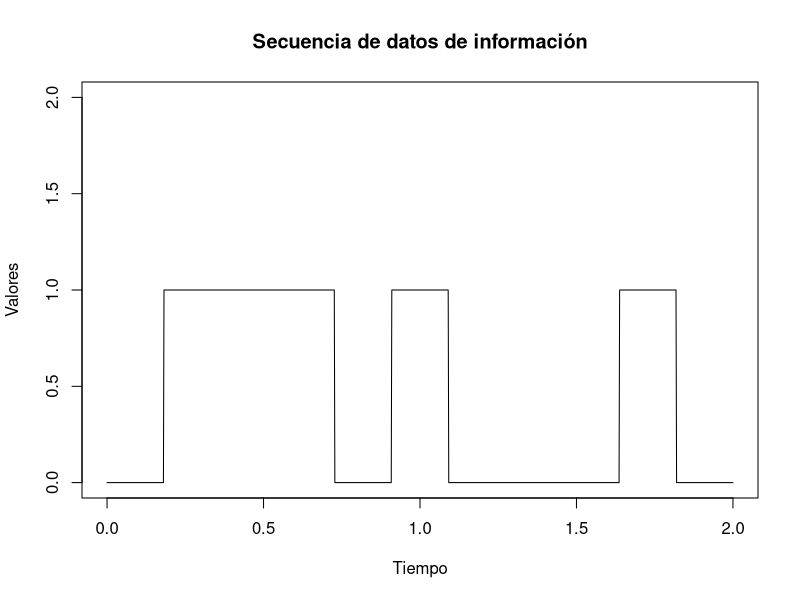
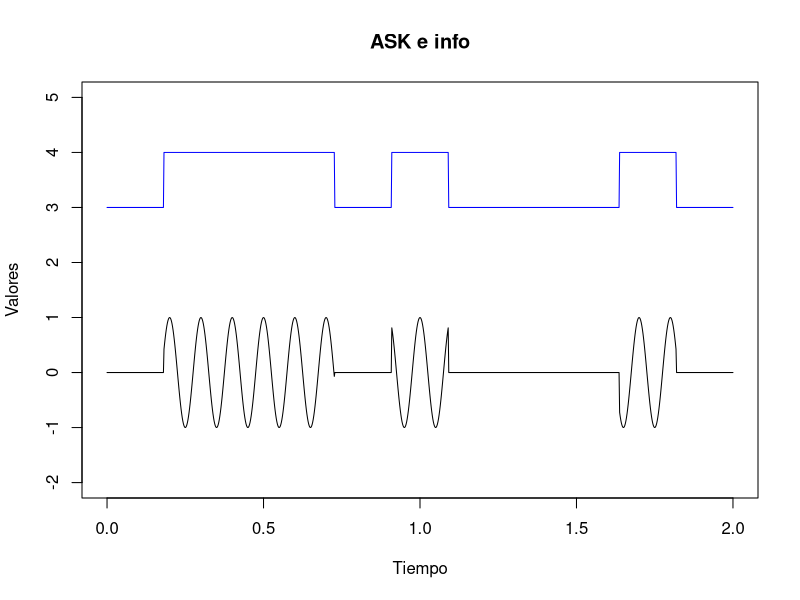
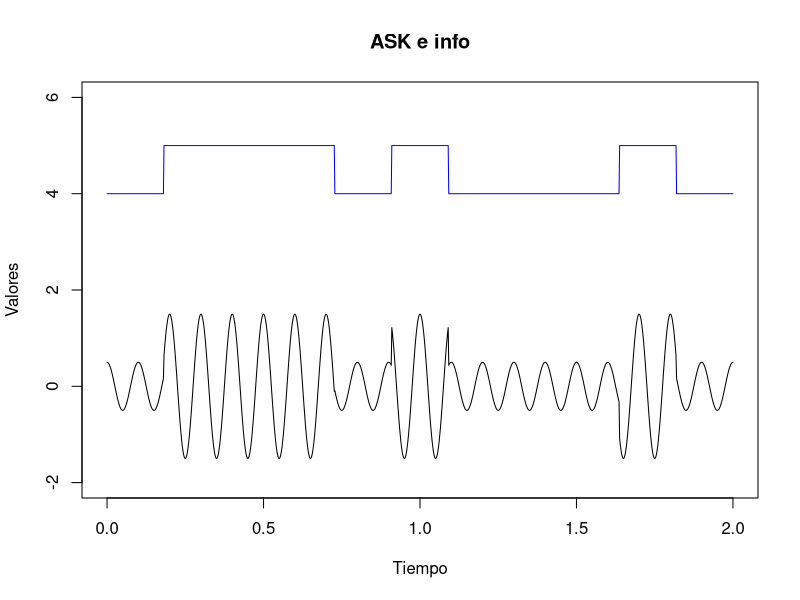

R code for these plots, in order:
## ---- chunk 1
knitr::opts_chunk$set(echo = TRUE)
## ---- chunk 2
# Información original 00110100010
# Representación gráfica
xt <- c(0,1,1,1,0,1,0,0,0,1,0)
bits <- rep(xt, each=100)
time <- seq(0,2, length=length(bits))
plot(time, bits, type = "l", main="Secuencia de datos de información", xlab="Tiempo", ylab="Valores", ylim=c(0,2))
## ---- chunk 3
xt <- c(0,1,1,1,0,1,0,0,0,1,0)         # Se generan los códigos
# Ahora se codifica de acuerdo a la regla descrita arriba
bits <- rep(xt, each=100)              
time <- seq(0,2, length=length(bits))  # Se genera el tiempo (puede ser cualquiera).
ask <- ifelse(bits==0, 0, cos(20*pi*time)) # Se genera la señal ASK
plot(time,bits+3,type="l",main="ASK e info", xlab="Tiempo", ylab="Valores", ylim=c(-2,5),col="blue")
lines(time, ask)
## ---- chunk 4
xt <- c(0,1,1,1,0,1,0,0,0,1,0)         # Se generan los códigos
# Ahora se codifica de acuerdo a la regla descrita arriba
bits <- rep(xt, each=100)              
time <- seq(0,2, length=length(bits))  # Se genera el tiempo (puede ser cualquiera).
ask <- ifelse(bits==0, 0.5*cos(20*pi*time), 1.5*cos(20*pi*time)) # Se genera la señal ASK
plot(time,bits+4,type="l",main="ASK e info", xlab="Tiempo", ylab="Valores", ylim=c(-2,6),col="blue")
lines(time, ask)

